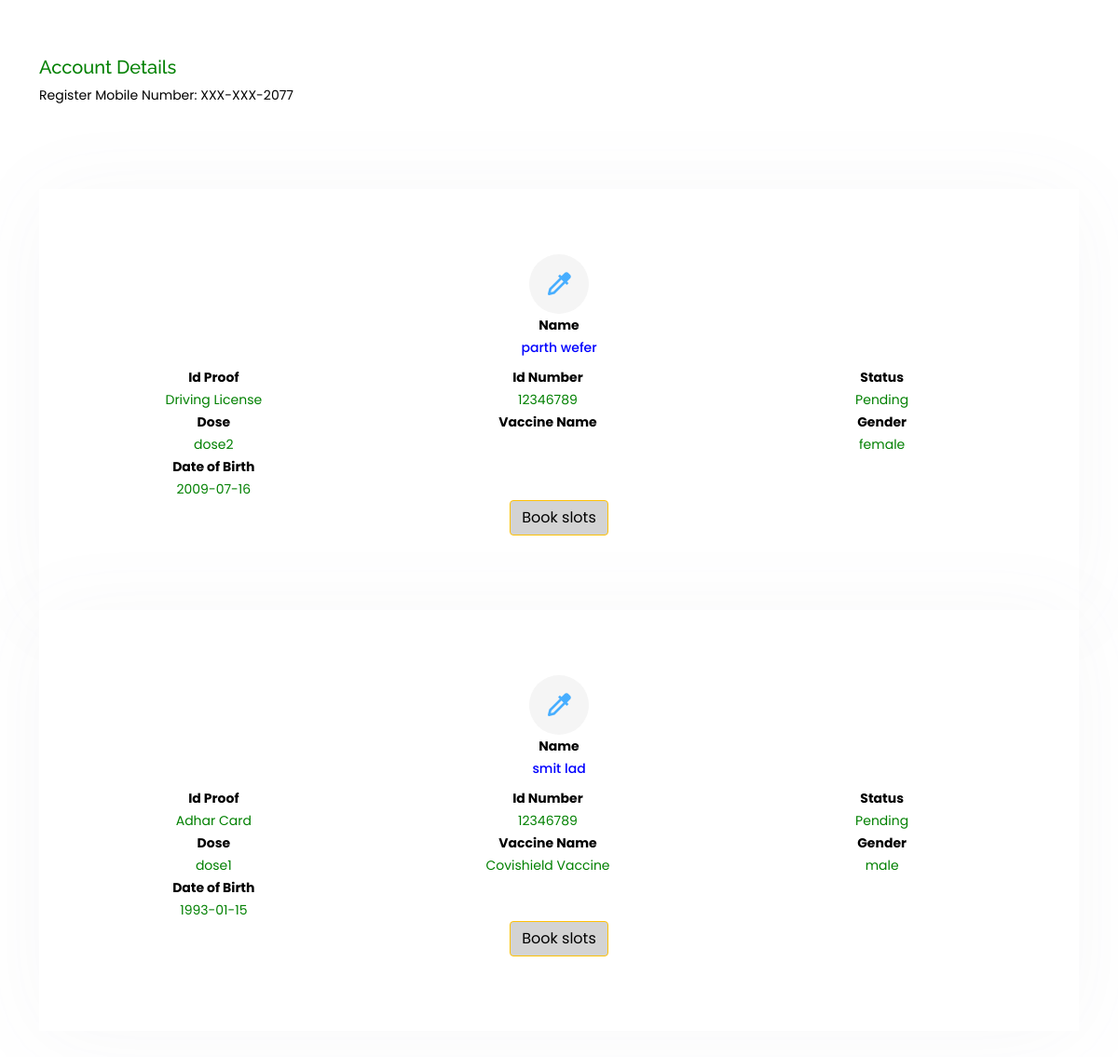
/Accountdetail.php (signed in), run on the app's committed database.
### tables this page shows
CREATE TABLE `sub_user` (
  `User_ID` varchar(255) NOT NULL,
  `SubUser_ID` int(11) NOT NULL,
  `Status` char(255) NOT NULL,
  `Dose` varchar(255) NOT NULL,
  `Name` varchar(30) NOT NULL,
  `Gender` varchar(255) NOT NULL,
  `ID_Proof` varchar(255) NOT NULL,
  `Vaccine_Name` varchar(255) NOT NULL,
  `ID_Number` varchar(255) NOT NULL,
  `date` varchar(255) NOT NULL
);

### Accountdetail.php (the view, shortened to what this page needs)
<?php
include ("connect.php");
 $usr= $_SESSION['userId'];
 $query = "SELECT * FROM `sub_user` where `User_ID` =$usr";
  $res= $con->query($query);
?>
<html lang="en">
<head>
  <link href="assets/vendor/bootstrap/css/bootstrap.min.css" rel="stylesheet">
  <link href="assets/vendor/bootstrap-icons/bootstrap-icons.css" rel="stylesheet">
  <link href="assets/vendor/boxicons/css/boxicons.min.css" rel="stylesheet">
  <link href="assets/vendor/glightbox/css/glightbox.min.css" rel="stylesheet">
  <link href="assets/vendor/swiper/swiper-bundle.min.css" rel="stylesheet">
  <link href="assets/css/style.css" rel="stylesheet">
</head>
<body>
  <section id="testimonials" class="testimonials">
      <div class="container">
        <div class="section-title">
          <h5 style='color:green;' align='left'>Account Details</h5>
          <p style='color:black;' align='left'>Register Mobile Number: XXX-XXX-2077 </p>
        </div>
       <section id="services" class="services">
      <div class="row">
 <?php
            while ($row=$res->fetch_object())
  {
    ?>
          <div class="col-lg-16 col-md-16d-flex align-items-stretch" data-aos="zoom-in" data-aos-delay="100">
    <div class="bx-bx-call">
            <div class="icon-box iconbox-blue">
              <div class="icon">
              <i class="bx bxs-eyedropper"></i>
              </div>
               <div class="row counters">
                 <div class="col-lg-12  col-8 text-center"style="color:black">
                <h5><p><b>Name</b></p><p style="color:blue; align:text-center;"><?php echo $row->Name;?></p></h5>
           </div>
           <div class="row counters">
          <div class="col-lg-4 col-6 text-center"style="color:black">
           <p><b>Id Proof</b></p><p style="color:green">
          <?php
           if($row->ID_Proof==1)
           {
            echo "Adhar Card";
           }
           if($row->ID_Proof==2)
           {
            echo "Driving License";
           }
          ?>
          </div>
           <div class="col-lg-4 col-6 text-center"style="color:black">
         <p><b>Id Number</b></p><p style="color:green"><?php echo $row->ID_Number;?></p>
          </div>
           <div class="col-lg-4 col-6 text-center"style="color:black">
           <p><b>Status</b></p><p style="color:green"><?php echo $row->Status;?></p>
           </div>
         </div>
             <div class="row counters">
             <div class="col-lg-4 col-6 text-center" style="color:black">
            <p><b>Dose</b></p> <p style="color:green"><?php echo $row->Dose;?></p>
          </div>
          <div class="col-lg-4 col-6 text-center"style="color:black">
           <p><b>Vaccine Name</b></p> <p style="color:green">
            <?php
           if($row->Vaccine_Name==1)
           {
            echo "Covishield Vaccine";
           }
           ?>
         </div>
         <div class="col-lg-4 col-6 text-center" style="color:black">
            <p><b>Gender</b></p> <p style="color:green"><?php echo $row->Gender;?></p>
          </div>
           </div>
      <div class="row counters">
          <div class="col-lg-4 col-6 text-center"style="color:black">
           <p><b>Date of Birth</b></p><p style="color:green"><?php echo $row->date;?></p>
          </div>
          </div>
          <div id="register-link" class="text-right">
<a href="http://localhost/Project/TakeVaccine/bookslots.php?id=<?php echo $row->SubUser_ID;?>" class="btn btn-warning" style="background-color: lightgrey;">Book slots</a>
</div>
          </div>
        </div>
      </div>
	  </div>
      <?php
}
        ?>
</div>
</section>
    </div>
	</section>
</body>
</html>

### data on the page
sub_user: Name "parth wefer", ID_Proof "Driving License", ID_Number "12346789", Status "Pending", Dose "dose2", Gender "female", date "2009-07-16"
sub_user: Name "smit lad", ID_Proof "Adhar Card", ID_Number "12346789", Status "Pending", Dose "dose1", Vaccine_Name "Covishield Vaccine", Gender "male", date "1993-01-15"
